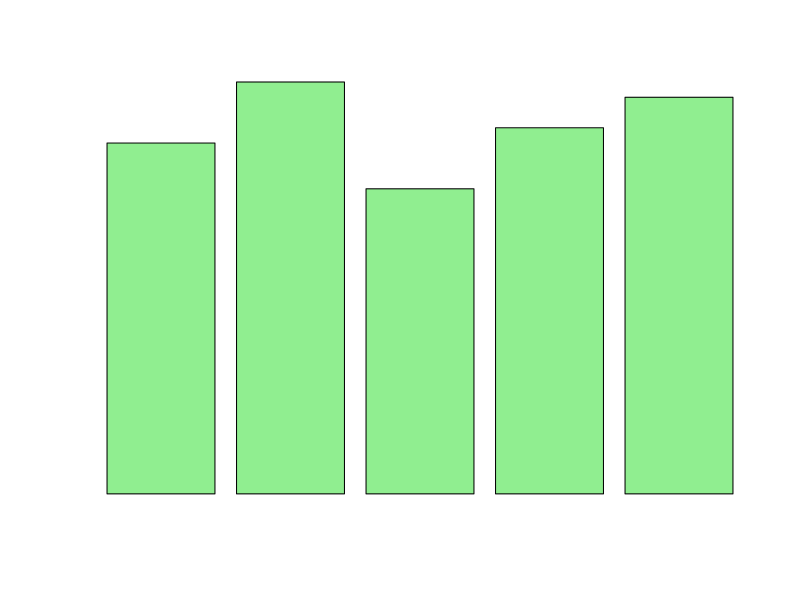

This figure's R source: (Note: this script raises an error after producing the figure.)
# Dataset
ctr <- c(2.3, 2.7, 2.0, 2.4, 2.6)

# Bar Chart
barplot(ctr,
        names.arg = date,
        col = "lightgreen",
        xlab = "Date",
        ylab = "Click-through Rate (%)",
        main = "Top Days by Click-through Rate")
